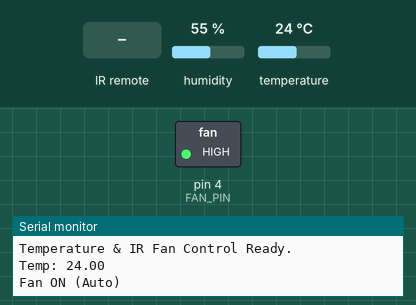
A sketch run on a simulated Arduino Uno, built with avr-gcc and run on an emulated ATmega328P. Parts: switched loads named in the sketch (green lamp = pin HIGH), the last lines printed to the serial monitor. The inputs (shaded band) are chosen by the test bench; at power-on: temperature 24 °C, humidity 55 %.

Above: at 1.3 s.
1.4 s: temperature set to 22 °C
At 3.3 s:
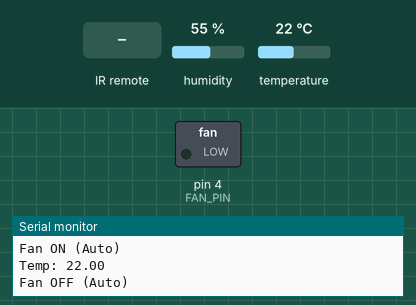
5.6 s: infrared code 0xBA45FF00 received
8.1 s: infrared code 0xB946FF00 received
10.6 s: infrared code 0xEA15FF00 received
Timing chart, 0 to 13.6 s (numbered marks = the images above; inputs shaded):
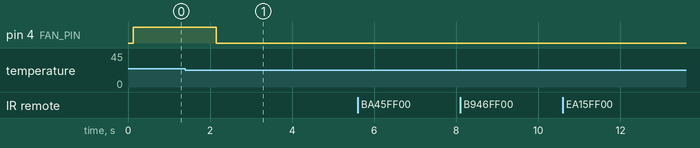

Measured:
- the behaviour switches between 24 and 23 °C on temperature (found by bisection; images 0 and 1)
- after the input at 1.4 s, pin 4 (FAN_PIN): HIGH → LOW after 0.75 s

The sketch:

remote.ino
```cpp
#include <DHT.h>
#include <IRremote.hpp>

#define DHTPIN 2
#define DHTTYPE DHT11
#define FAN_PIN 4
#define IR_PIN 3

DHT dht(DHTPIN, DHTTYPE);

bool fanAuto = true;
int fanSpeed = 255;
float tempThreshold = 24.0;

void setup() {
  Serial.begin(9600);
  dht.begin();
  delay(100);
  IrReceiver.begin(IR_PIN, ENABLE_LED_FEEDBACK);
  pinMode(FAN_PIN, OUTPUT);
  analogWrite(FAN_PIN, 0);
  Serial.println("Temperature & IR Fan Control Ready.");
}

void loop() {
  handleIR();

  float temp = dht.readTemperature();
  if (isnan(temp)) {
    Serial.println("Failed to read DHT!");
  } else {
    Serial.print("Temp: ");
    Serial.println(temp);

    if (fanAuto) {
      if (temp >= tempThreshold) {
        analogWrite(FAN_PIN, fanSpeed);
        Serial.println("Fan ON (Auto)");
      } else {
        analogWrite(FAN_PIN, 0);
        Serial.println("Fan OFF (Auto)");
      }
    }
  }

  delay(2000);
}

void handleIR() {
  if (IrReceiver.decode()) {
    uint32_t code = IrReceiver.decodedIRData.decodedRawData;
    Serial.print("IR Code: 0x");
    Serial.println(code, HEX);

  switch (code) {
    case 0xBA45FF00:  // Power (Auto/Manual toggle)
      fanAuto = !fanAuto;
      Serial.println(fanAuto ? "Auto Mode Enabled" : "Auto Mode Disabled");
      break;

    case 0xB946FF00:  // VOL+
      fanSpeed = min(255, fanSpeed + 50);
      Serial.print("Fan Speed Increased: ");
      Serial.println(fanSpeed);
      break;

    case 0xEA15FF00:  // VOL-
      fanSpeed = max(0, fanSpeed - 50);
      Serial.print("Fan Speed Decreased: ");
      Serial.println(fanSpeed);
      break;

    case 0xE916FF00:  // "0" button – Restart Arduino
      Serial.println("Restarting Arduino...");
      delay(100);
      asm volatile ("  jmp 0");
      break;

    case 0xE718FF00:  // "2" – Fan OFF (Manual)
      analogWrite(FAN_PIN, 0);
      Serial.println("Fan OFF (Manual)");
      break;

    case 0xF30CFF00:  // "1" – Fan ON (Manual)
      analogWrite(FAN_PIN, fanSpeed);
      Serial.println("Fan ON (Manual)");
      break;

    default:
      Serial.println("Unknown Command");
      break;
  }


    IrReceiver.resume();
  }
}
```
